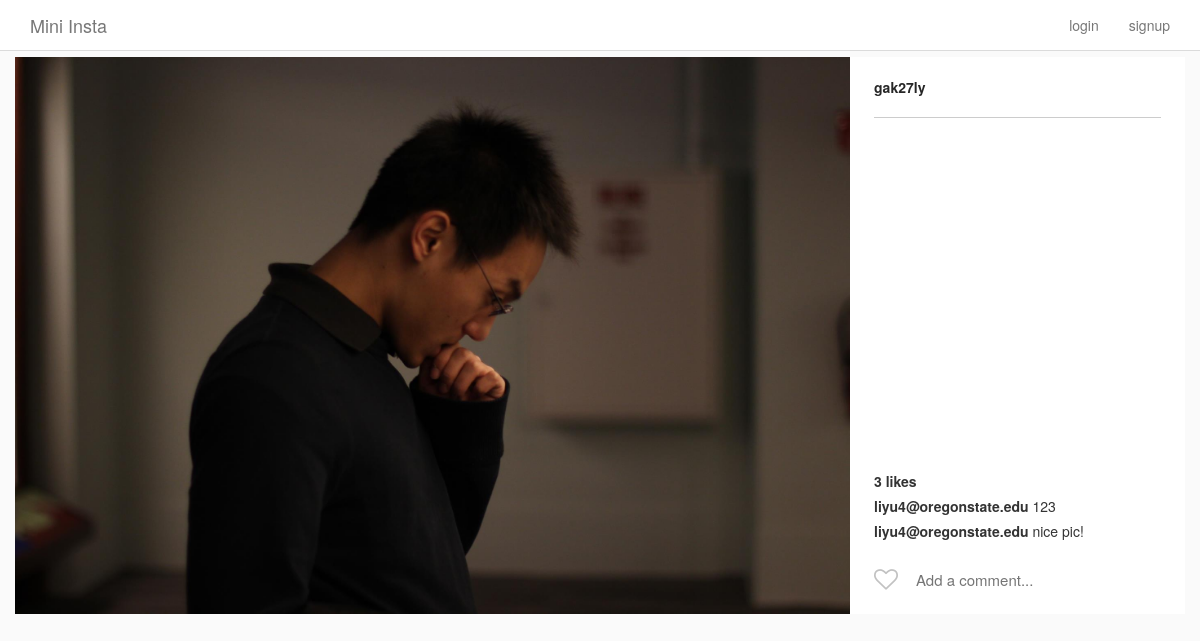
The app's page /post/1/ with its own data.
### Insta/models.py (models this page shows, shortened)
class Post(models.Model):
    author = models.ForeignKey(
        InstaUser,
        on_delete=models.CASCADE,
        related_name='my_posts'
        )
    title = models.TextField(blank=True, null=True)
    image = ProcessedImageField(
        upload_to='static/image/posts',
        format='JPEG',
        options={'quality':100},
        blank=True,
        null=True
    )
    def get_like_count(self):
        return self.likes.count()

class InstaUser(AbstractUser):
    profile_pic = ProcessedImageField(
        upload_to='static/image/profiles',
        format='JPEG',
        options={'quality':100},
        blank=True,
        null=True
    )

class Comment(models.Model):
    post = models.ForeignKey(Post, on_delete=models.CASCADE, related_name='comments',)
    user = models.ForeignKey(InstaUser, on_delete=models.CASCADE)
    comment = models.CharField(max_length=100)
    posted_on = models.DateTimeField(auto_now_add=True, editable=False)

### Insta/views.py (the view)
# urls.py: path('post/<int:pk>/', PostDetailView.as_view(), name='post_detail'),
class PostDetailView(DetailView):
    model = Post
    template_name = 'post_detail.html'

### templates/post_detail.html (shortened to what this page needs)
{% extends "base.html" %}
{% load custom_tags %}
{% block content %}
<div class="row single-post">
    <div class="single-post-card view-update {{ object.pk }}">
        <div class="header">
            <a href="{% url 'user_detail' object.author.pk  %}">
                {{ object.author.username }}
            </a>
        </div>
        <div class="image__wrapper">
            <img class="card__main-image" src="/{{object.image}}" width='1000', height='1000'>
        </div>
        <div class="comments-portion">
            <div class="likes-timestamp-row">
                <div class="likes">
                    {% if object.get_like_count %}
                        {{ object.get_like_count }} like{% if object.get_like_count > 1 %}s{% endif %}
                    {% endif %}
                </div>
            </div>
            <ul class="comment-list">
                {% for comment in object.comments.all %}
                <li class="comment-list__comment">
                    <a href="{% url 'user_detail' comment.user.pk %}" class="user">
                        {{ comment.user.username }}
                    </a>
                    <span class="comment">{{ comment.comment }}</span>
                </li>
                {% endfor %}
            </ul>
            <section class="input-row">
                <i class="fa {% if liked %}fa-heart{% else %}fa-heart-o{% endif %} submit-like" aria-hidden="true"></i>
                <div class="comment-input-wrapper">
                    <input class="add-comment" type="text" placeholder="Add a comment...">
                </div>
            </section>
        </div>
    </div>
</div>
{% endblock content %}

### static/css/style.css (style rules this page uses)
html { height: 100%; }
body { min-height: 100%; background-color: #fafafa; }
.card__main-image { max-width: 100%; max-height: 600px; height: auto; margin: 0 auto; display: block; }
.comment-list { list-style: none; margin: 0; padding: 0; }
.comment-list__comment { margin-top: 5px; margin-bottom: 5px; }
.comment-list__comment .user { color: #333; font-weight: bold; }
.likes-timestamp-row { margin-top: 15px; }
.likes-timestamp-row > div { display: inline-block; }
.likes-timestamp-row .likes { font-weight: bold; }
.single-post-card { display: flex; align-items: stretch; box-sizing: border-box; flex-direction: column; flex-shrink: 0; padding-right: 335px; width: 100%; position: relative; background-color: #fff; }
.single-post-card .header, .single-post-card .comments-portion { display: flex; flex-shrink: 0; }
.single-post-card .header { border-bottom: 1px solid #ccc; padding: 20px 0; flex-direction: row; position: absolute; top: 0; right: 24px; width: 287px; display: flex; align-items: center; }
.single-post-card .header a { color: #262626; font-weight: bold; }
.single-post-card .comments-portion { position: absolute; bottom: 0; right: 0; width: 335px; padding: 0 24px; flex-direction: column; }
.input-row { position: relative; display: flex; align-items: center; height: 68px; padding-left: 40px; }
.input-row .submit-like { cursor: pointer; position: absolute; top: 32%; left: 0; color: #C2C2C2; font-size: 24px; }
.input-row .comment-input-wrapper { display: inline-block; color: #262626; font-size: 15px; width: 100%; }
.input-row .comment-input-wrapper input { width: 100%; border: none; outline: none; }

### records on screen
Post: author.username "gak27ly", image (picture), get_like_count "3"
Comment: user.username "liyu4@oregonstate.edu", comment "123"
Comment: user.username "liyu4@oregonstate.edu", comment "nice pic!"
